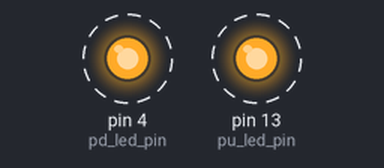
Bench run of a sketch on a simulated Arduino Uno, built with avr-gcc and run on an emulated ATmega328P. On the bench: output pins drawn as LEDs (lit = HIGH). Dashed ring = blinking.

Above: at 0.5 s.
Timing chart, 0 to 4.6 s (numbered marks = the images above):
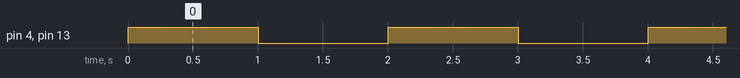

Measured:
- by itself, pin 4 (pd_led_pin), pin 13 (pu_led_pin): alternates HIGH for 1.0 s and LOW for 1.0 s

The sketch:

ex02_pin_practice.ino
```cpp
const int pu_led_pin = 13; //pull up pin
const int pd_led_pin = 4; //pull down pin

void setup() {
  // put your setup code here, to run once:
  pinMode(pu_led_pin, OUTPUT);
  pinMode(pd_led_pin, OUTPUT);
}

void loop() {
  // put your main code here, to run repeatedly:
  // 일정시간 간격으로 의미를 준다 -> blink?
  // pu_led_pin 을 13으로 바꾸면 pull down 일때 아두이노 불이 들어옴
  //    내부구성이 pull down 이기 때문!
  digitalWrite(pu_led_pin, HIGH);
  digitalWrite(pd_led_pin, HIGH);

  delay(1000);

  digitalWrite(pu_led_pin, LOW);
  digitalWrite(pd_led_pin, LOW);

  delay(1000);
}
```
